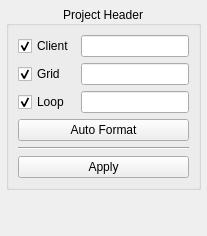
         <widget class="QFrame" name="project_frame">
          <property name="sizePolicy">
           <sizepolicy hsizetype="Preferred" vsizetype="Preferred">
            <horstretch>0</horstretch>
            <verstretch>0</verstretch>
           </sizepolicy>
          </property>
          <property name="minimumSize">
           <size>
            <width>200</width>
            <height>0</height>
           </size>
          </property>
          <property name="maximumSize">
           <size>
            <width>16777215</width>
            <height>16777215</height>
           </size>
          </property>
          <property name="baseSize">
           <size>
            <width>0</width>
            <height>0</height>
           </size>
          </property>
          <property name="focusPolicy">
           <enum>Qt::StrongFocus</enum>
          </property>
          <property name="frameShape">
           <enum>QFrame::NoFrame</enum>
          </property>
          <property name="frameShadow">
           <enum>QFrame::Sunken</enum>
          </property>
          <layout class="QVBoxLayout" name="verticalLayout">
           <property name="leftMargin">
            <number>6</number>
           </property>
           <property name="topMargin">
            <number>6</number>
           </property>
           <property name="rightMargin">
            <number>6</number>
           </property>
           <property name="bottomMargin">
            <number>6</number>
           </property>
           <item>
            <widget class="QGroupBox" name="groupBox_6">
             <property name="sizePolicy">
              <sizepolicy hsizetype="Expanding" vsizetype="Maximum">
               <horstretch>0</horstretch>
               <verstretch>0</verstretch>
              </sizepolicy>
             </property>
             <property name="minimumSize">
              <size>
               <width>0</width>
               <height>100</height>
              </size>
             </property>
             <property name="maximumSize">
              <size>
               <width>16777215</width>
               <height>16777215</height>
              </size>
             </property>
             <property name="title">
              <string>Project Header</string>
             </property>
             <property name="alignment">
              <set>Qt::AlignCenter</set>
             </property>
             <property name="flat">
              <bool>false</bool>
             </property>
             <layout class="QGridLayout" name="gridLayout_6">
              <item row="3" column="0">
               <widget class="QCheckBox" name="share_loop_cbox">
                <property name="sizePolicy">
                 <sizepolicy hsizetype="Preferred" vsizetype="Preferred">
                  <horstretch>0</horstretch>
                  <verstretch>0</verstretch>
                 </sizepolicy>
                </property>
                <property name="text">
                 <string>Loop</string>
                </property>
                <property name="checkable">
                 <bool>true</bool>
                </property>
                <property name="checked">
                 <bool>true</bool>
                </property>
               </widget>
              </item>
              <item row="6" column="0" colspan="2">
               <widget class="QPushButton" name="apply_shared_header_btn">
                <property name="toolTip">
                 <string>Apply the above header information to all PEM files.</string>
                </property>
                <property name="statusTip">
                 <string>Apply the above header information to all PEM files.</string>
                </property>
                <property name="text">
                 <string>Apply</string>
                </property>
               </widget>
              </item>
              <item row="3" column="1">
               <widget class="QLineEdit" name="loop_edit">
                <property name="sizePolicy">
                 <sizepolicy hsizetype="Preferred" vsizetype="Fixed">
                  <horstretch>0</horstretch>
                  <verstretch>0</verstretch>
                 </sizepolicy>
                </property>
                <property name="minimumSize">
                 <size>
                  <width>0</width>
                  <height>20</height>
                 </size>
                </property>
                <property name="maximumSize">
                 <size>
                  <width>16777215</width>
                  <height>16777215</height>
                 </size>
                </property>
               </widget>
              </item>
              <item row="2" column="1">
               <widget class="QLineEdit" name="grid_edit">
                <property name="sizePolicy">
                 <sizepolicy hsizetype="Preferred" vsizetype="Fixed">
                  <horstretch>0</horstretch>
                  <verstretch>0</verstretch>
                 </sizepolicy>
                </property>
                <property name="minimumSize">
                 <size>
                  <width>0</width>
                  <height>20</height>
                 </size>
                </property>
                <property name="maximumSize">
                 <size>
                  <width>16777215</width>
                  <height>16777215</height>
                 </size>
                </property>
                <property name="frame">
                 <bool>true</bool>
                </property>
               </widget>
              </item>
              <item row="1" column="0">
               <widget class="QCheckBox" name="share_client_cbox">
                <property name="sizePolicy">
                 <sizepolicy hsizetype="Maximum" vsizetype="Preferred">
                  <horstretch>0</horstretch>
                  <verstretch>0</verstretch>
                 </sizepolicy>
                </property>
                <property name="text">
                 <string>Client</string>
                </property>
                <property name="checked">
                 <bool>true</bool>
                </property>
               </widget>
              </item>
              <item row="2" column="0">
               <widget class="QCheckBox" name="share_grid_cbox">
                <property name="sizePolicy">
                 <sizepolicy hsizetype="Preferred" vsizetype="Preferred">
                  <horstretch>0</horstretch>
                  <verstretch>0</verstretch>
                 </sizepolicy>
                </property>
                <property name="text">
                 <string>Grid</string>
                </property>
                <property name="checked">
                 <bool>true</bool>
                </property>
               </widget>
              </item>
              <item row="1" column="1">
               <widget class="QLineEdit" name="client_edit">
                <property name="sizePolicy">
                 <sizepolicy hsizetype="Preferred" vsizetype="Fixed">
                  <horstretch>0</horstretch>
                  <verstretch>0</verstretch>
                 </sizepolicy>
                </property>
                <property name="minimumSize">
                 <size>
                  <width>0</width>
                  <height>20</height>
                 </size>
                </property>
                <property name="maximumSize">
                 <size>
                  <width>16777215</width>
                  <height>16777215</height>
                 </size>
                </property>
                <property name="frame">
                 <bool>true</bool>
                </property>
               </widget>
              </item>
              <item row="4" column="0" colspan="2">
               <widget class="QPushButton" name="format_header_btn">
                <property name="toolTip">
                 <string>Apply 'Title' formatting to the Client and Grid text.</string>
                </property>
                <property name="statusTip">
                 <string>Apply 'Title' formatting to the Client and Grid text.</string>
                </property>
                <property name="text">
                 <string>Auto Format</string>
                </property>
               </widget>
              </item>
              <item row="5" column="0" colspan="2">
               <widget class="Line" name="line">
                <property name="orientation">
                 <enum>Qt::Horizontal</enum>
                </property>
               </widget>
              </item>
             </layout>
            </widget>
           </item>
           <item>
            <spacer name="verticalSpacer">
             <property name="orientation">
              <enum>Qt::Vertical</enum>
             </property>
             <property name="sizeHint" stdset="0">
              <size>
               <width>20</width>
               <height>40</height>
              </size>
             </property>
            </spacer>
           </item>
          </layout>
         </widget>
